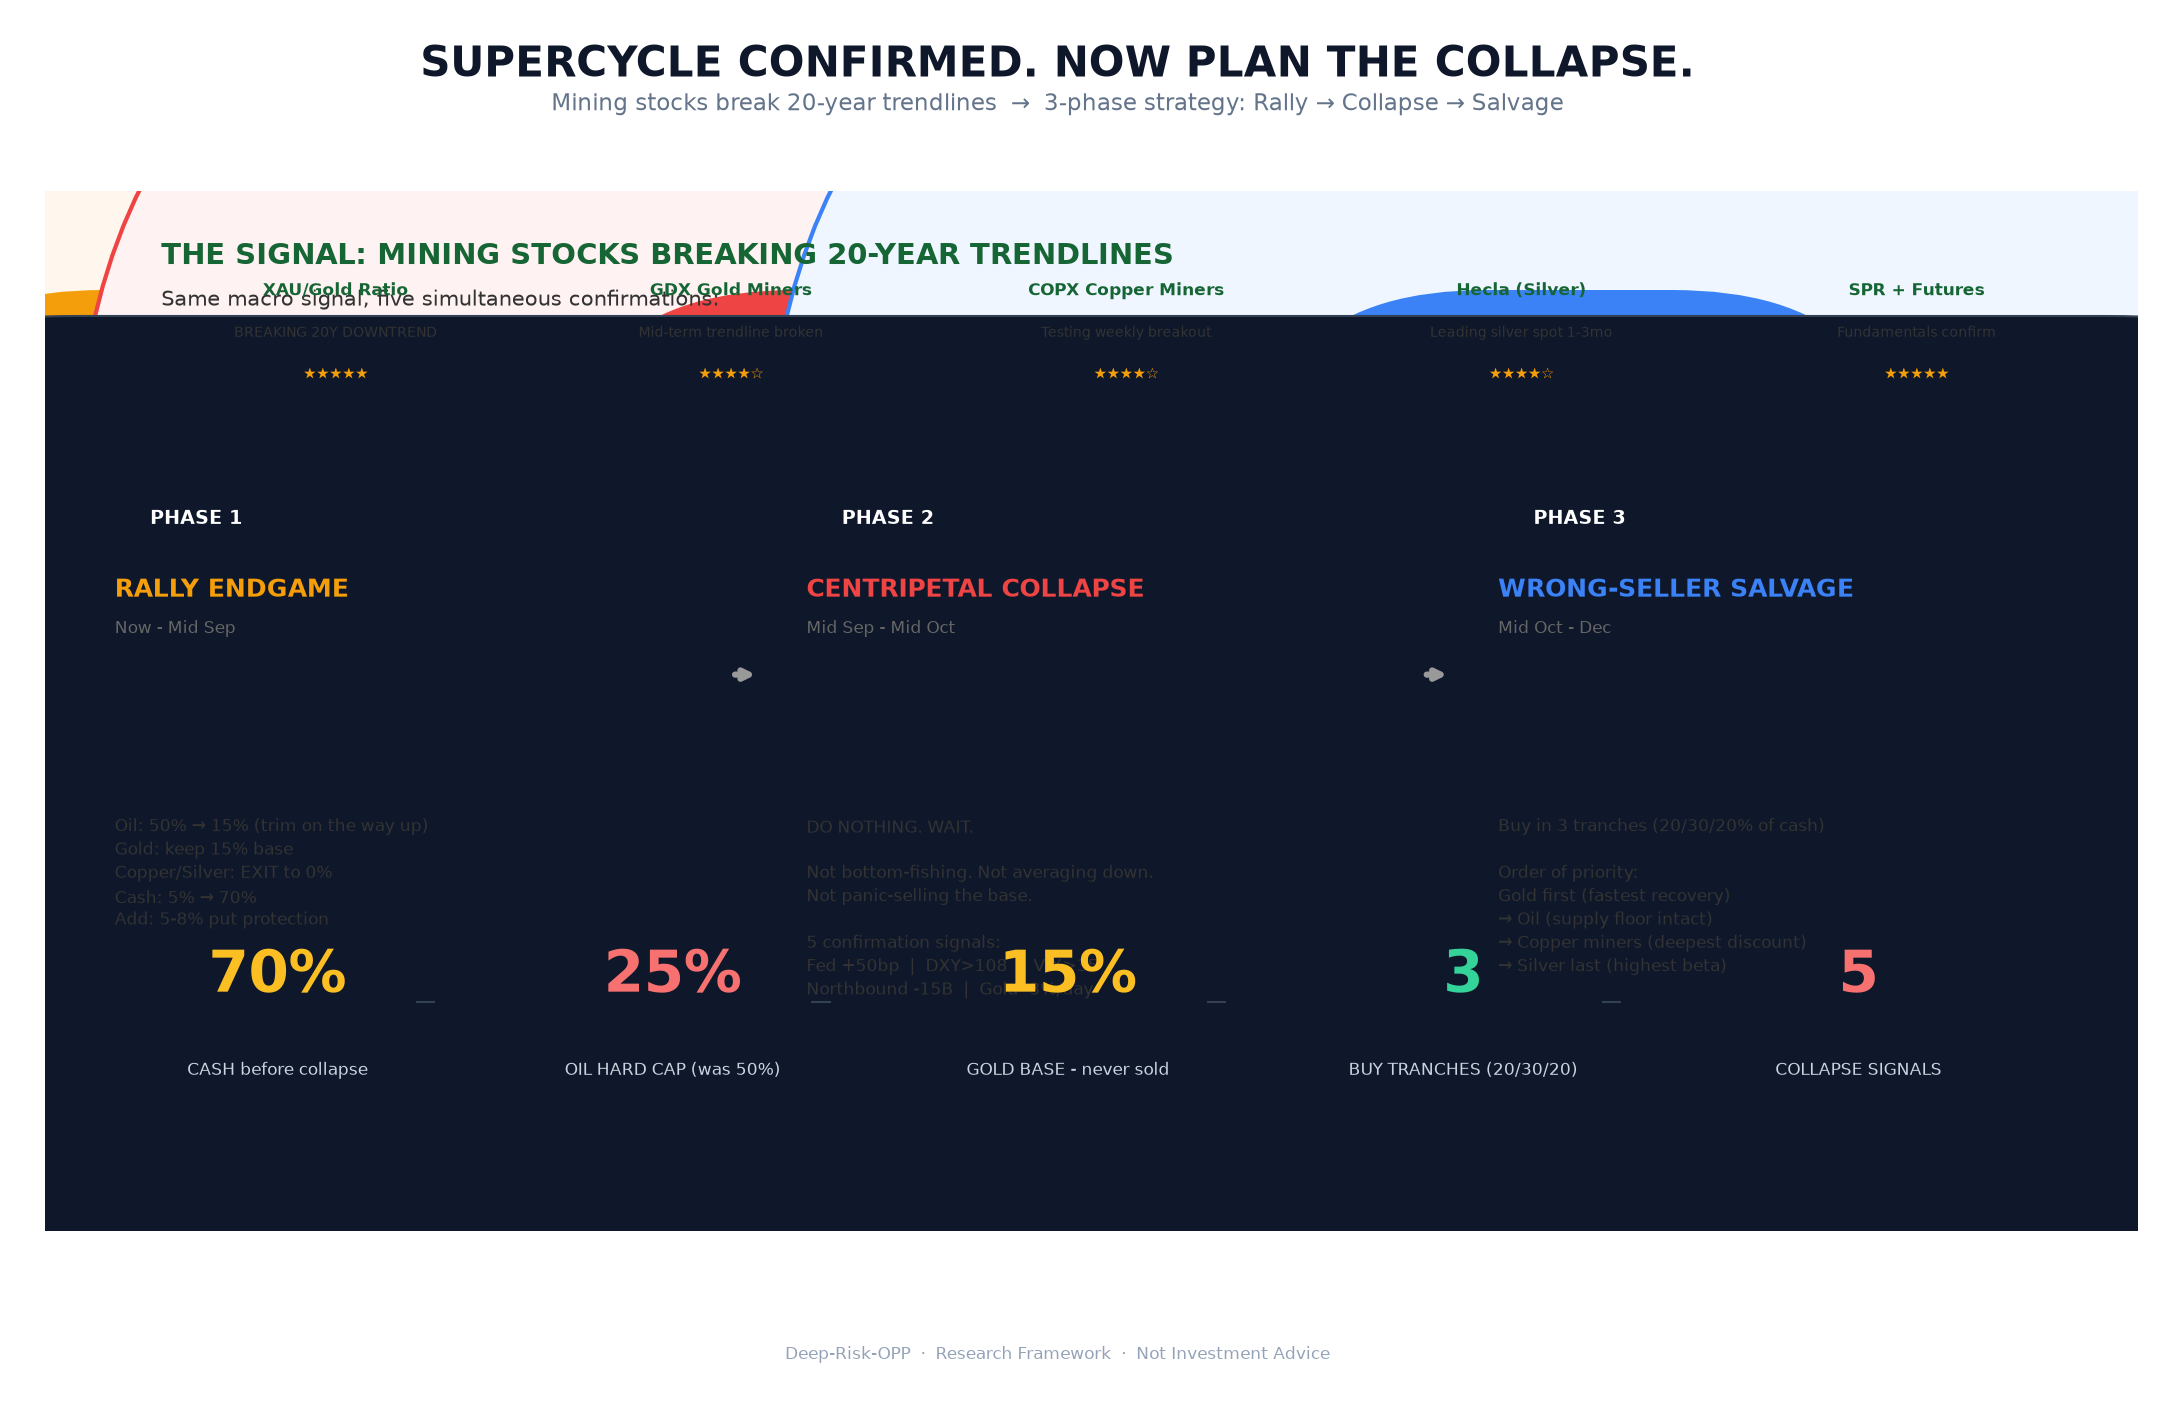

The Python source for this figure:
import matplotlib
matplotlib.use('Agg')
import matplotlib.pyplot as plt
import matplotlib.patches as mpatches
import numpy as np

fig, ax = plt.subplots(figsize=(18, 9), dpi=150, facecolor='#ffffff')
ax.set_facecolor('#fafafa')
ax.set_xlim(0, 18); ax.set_ylim(0, 10)
ax.set_xticks([]); ax.set_yticks([])
for s in ax.spines.values(): s.set_visible(False)

# ═══════════ TOP: MINING STOCK BREAKOUT SIGNAL ═══════════
ax.add_patch(mpatches.FancyBboxPatch((0.3, 7.3), 17.4, 2.4, boxstyle='round,pad=6',
    facecolor='#f0fdf4', edgecolor='#22c55e', linewidth=2))
ax.text(1, 9.3, 'THE SIGNAL: MINING STOCKS BREAKING 20-YEAR TRENDLINES', fontsize=14,
    color='#166534', fontweight='bold')
ax.text(1, 8.9, 'Same macro signal, five simultaneous confirmations:', fontsize=10, color='#333')

signals = [
    ('XAU/Gold Ratio', 'BREAKING 20Y DOWNTREND', '★★★★★'),
    ('GDX Gold Miners', 'Mid-term trendline broken', '★★★★☆'),
    ('COPX Copper Miners', 'Testing weekly breakout', '★★★★☆'),
    ('Hecla (Silver)', 'Leading silver spot 1-3mo', '★★★★☆'),
    ('SPR + Futures', 'Fundamentals confirm', '★★★★★'),
]
for i, (name, status, stars) in enumerate(signals):
    x = 1 + i * 3.4
    ax.add_patch(mpatches.FancyBboxPatch((x, 7.6), 3.0, 1.6, boxstyle='round,pad=3',
        facecolor='#ffffff', edgecolor='#22c55e44', linewidth=1))
    ax.text(x+1.5, 9.0, name, fontsize=8, ha='center', fontweight='bold', color='#166534')
    ax.text(x+1.5, 8.6, status, fontsize=6.5, ha='center', color='#333')
    ax.text(x+1.5, 8.2, stars, fontsize=7, ha='center', color='#f59e0b')

# ═══════════ MIDDLE: THREE-PHASE STRATEGY ═══════════
phases = [
    ('PHASE 1', 'RALLY ENDGAME', 'Now - Mid Sep', '#f59e0b', '#fff7ed',
     'Oil: 50% → 15% (trim on the way up)\nGold: keep 15% base\nCopper/Silver: EXIT to 0%\nCash: 5% → 70%\nAdd: 5-8% put protection'),
    ('PHASE 2', 'CENTRIPETAL COLLAPSE', 'Mid Sep - Mid Oct', '#ef4444', '#fef2f2',
     'DO NOTHING. WAIT.\n\nNot bottom-fishing. Not averaging down.\nNot panic-selling the base.\n\n5 confirmation signals:\nFed +50bp  |  DXY>108  |  VIX>35\nNorthbound -15B  |  Gold -3%/day'),
    ('PHASE 3', 'WRONG-SELLER SALVAGE', 'Mid Oct - Dec', '#3b82f6', '#eff6ff',
     'Buy in 3 tranches (20/30/20% of cash)\n\nOrder of priority:\nGold first (fastest recovery)\n→ Oil (supply floor intact)\n→ Copper miners (deepest discount)\n→ Silver last (highest beta)'),
]

for i, (tag, title, time, color, bg, content) in enumerate(phases):
    x = 0.3 + i * 5.95
    ax.add_patch(mpatches.FancyBboxPatch((x, 3.8), 5.6, 3.1, boxstyle='round,pad=6',
        facecolor=bg, edgecolor=color, linewidth=2))
    ax.add_patch(mpatches.FancyBboxPatch((x+0.2, 6.55), 1.6, 0.5, boxstyle='round,pad=2',
        facecolor=color, edgecolor='none'))
    ax.text(x+1.0, 6.8, tag, fontsize=9, color='#fff', fontweight='bold', ha='center')
    ax.text(x+0.3, 6.1, title, fontsize=12, color=color, fontweight='bold')
    ax.text(x+0.3, 5.75, time, fontsize=8, color='#666')
    ax.text(x+0.3, 4.0, content, fontsize=8, color='#333', va='top', linespacing=1.4)

# Arrows between phases
for i in range(2):
    x1 = 5.9 + i * 5.95
    ax.annotate('', xy=(x1+0.25, 5.35), xytext=(x1, 5.35),
        arrowprops=dict(arrowstyle='->', color='#999', lw=3))

# ═══════════ BOTTOM: THE KEY NUMBERS ═══════════
ax.add_patch(mpatches.FancyBboxPatch((0.3, 0.3), 17.4, 2.5, boxstyle='round,pad=6',
    facecolor='#0f172a', edgecolor='#334155', linewidth=1))
key_nums = [
    ('70%', 'CASH before collapse', '#fbbf24'),
    ('25%', 'OIL HARD CAP (was 50%)', '#f87171'),
    ('15%', 'GOLD BASE - never sold', '#fbbf24'),
    ('3', 'BUY TRANCHES (20/30/20)', '#34d399'),
    ('5', 'COLLAPSE SIGNALS', '#f87171'),
]
for i, (num, label, color) in enumerate(key_nums):
    x = 1.0 + i * 3.4
    ax.text(x+1.0, 2.3, num, fontsize=28, color=color, fontweight='bold', ha='center')
    ax.text(x+1.0, 1.5, label, fontsize=8, color='#cbd5e1', ha='center')
    if i < 4:
        ax.plot([x+2.2, x+2.35], [2.2, 2.2], color='#334155', lw=1)

# ═══════════ TITLE ═══════════
fig.text(0.5, 0.965, 'SUPERCYCLE CONFIRMED. NOW PLAN THE COLLAPSE.', fontsize=20,
    color='#0f172a', fontweight='bold', ha='center')
fig.text(0.5, 0.94, 'Mining stocks break 20-year trendlines  →  3-phase strategy: Rally → Collapse → Salvage', fontsize=11,
    color='#64748b', ha='center')

fig.text(0.5, 0.015, 'Deep-Risk-OPP  ·  Research Framework  ·  Not Investment Advice', fontsize=8,
    color='#94a3b8', ha='center')

out = r'c:\Users\Admin\Documents\陈嘉-资料备份\08.投资决策框架\看板日志\reports\charts\supercycle_three_phase.png'
fig.savefig(out, dpi=150, facecolor='#ffffff', bbox_inches='tight', pad_inches=0.3)
print('SAVED')
